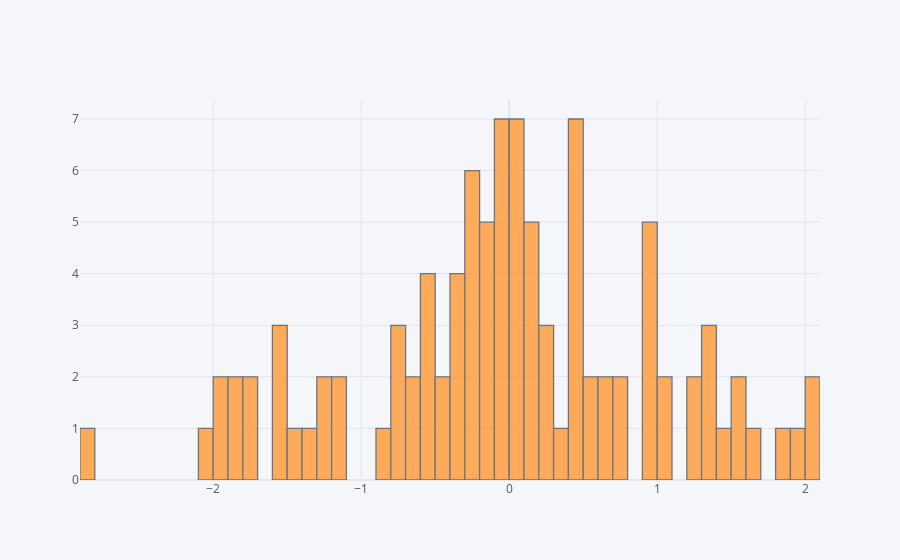

The notebook cell saved with this chart:
### Code cell
##modify bins
###Interactive histogram
df1['A'].iplot(kind = 'hist', bins = 50)

### Figure 1 — Plotly figure (JSON) as saved in the notebook; plotly's stock layout.template omitted (floating-point values rounded to 4 significant figures)
{"data": [{"histfunc": "count", "histnorm": "", "marker": {"color": "rgba(255, 153, 51, 1.0)", "line": {"color": "#4D5663", "width": 1.3}}, "name": "A", "nbinsx": 50, "opacity": 0.8, "orientation": "v", "type": "histogram", "x": [1.827, -0.2665, -0.1564, -0.4395, 1.508, -0.4565, -1.284, 0.5296, -0.3449, 0.01087, -1.529, -0.1134, 0.4206, 0.6923, -0.2642, -0.3141, -0.03897, 0.1182, -0.06023, -1.836, 0.1732, 1.621, 0.1835, -1.414, -1.717, -0.06384, -0.6639, -0.1497, 0.4423, 2.065, 0.03809, -1.587, -0.2987, 0.4958, 0.4619, -0.7616, -1.782, -0.6869, -0.3103, -1.118, 0.000733, 1.01, 0.2006, 0.71, -1.973, -2.023, -0.5908, 0.03097, -0.3112, 0.01551, 0.1963, 1.56, 0.9077, 1.963, 1.386, -1.961, 0.2067, -0.2141, -0.5496, 1.338, -2.82, 0.9284, -0.5438, 0.1368, -1.82, 0.9421, -1.251, 0.746, -0.1476, 1.243, 1.252, -0.2052, -1.346, 1.345, -1.104, 0.09196, 0.9222, 0.9858, 1.46, 0.4588, -0.8907, -0.2623, -0.7487, 1.065, 0.4363, -0.5587, -0.7599, -0.03418, -0.06982, 0.6592, -0.0003917, -0.01364, 0.2924, 0.5587, -0.1155, -1.509, 0.04183, 0.3524, 2.077, 0.4276]}], "layout": {"barmode": "overlay", "legend": {"bgcolor": "#F5F6F9", "font": {"color": "#4D5663"}}, "paper_bgcolor": "#F5F6F9", "plot_bgcolor": "#F5F6F9", "title": {"font": {"color": "#4D5663"}}, "xaxis": {"gridcolor": "#E1E5ED", "showgrid": true, "tickfont": {"color": "#4D5663"}, "title": {"font": {"color": "#4D5663"}, "text": ""}, "zerolinecolor": "#E1E5ED"}, "yaxis": {"gridcolor": "#E1E5ED", "showgrid": true, "tickfont": {"color": "#4D5663"}, "title": {"font": {"color": "#4D5663"}, "text": ""}, "zerolinecolor": "#E1E5ED"}}}
